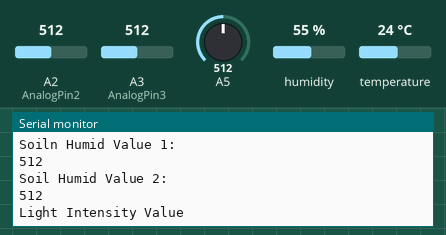
Bench run of a sketch on a simulated Arduino Uno, built with avr-gcc and run on an emulated ATmega328P. Parts: the last lines printed to the serial monitor. The test bench sets the inputs (shaded band); at power-on: A2 (AnalogPin2) = 512, A3 (AnalogPin3) = 512, A5 = 512, humidity 55 %, temperature 24 °C. WiFi joins after 1.5 s; servers stay silent unless stated.

Above: at 3.0 s.
3.1 s: A2 (AnalogPin2) set to 107
At 4.2 s:
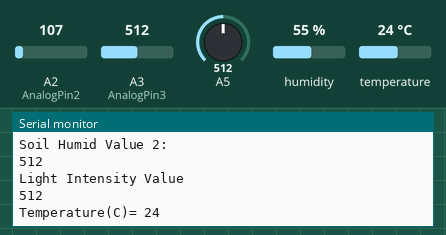
4.6 s: A2 (AnalogPin2) set to 91
At 5.4 s:
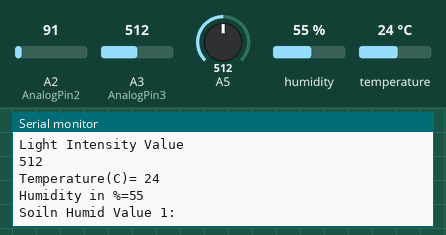
7.6 s: A3 (AnalogPin3) set to 109
At 8.2 s:
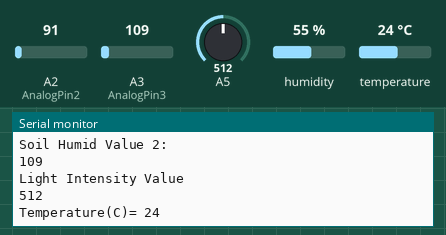
9.1 s: A3 (AnalogPin3) set to 92
At 10.2 s:
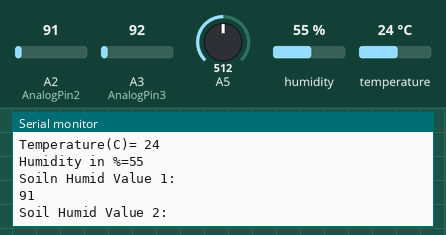
Timing chart, 0 to 12.1 s (numbered marks = the images above; inputs shaded):
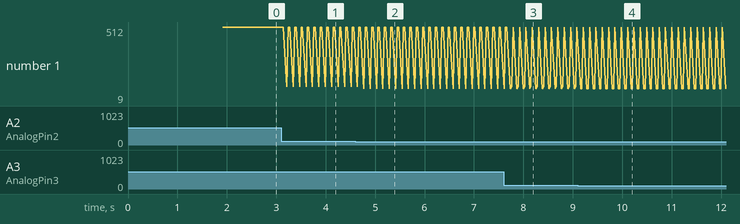

Measured:
- the behaviour switches between 100 and 99 on A2 (AnalogPin2) (found by bisection; images 1 and 2)
- the behaviour switches between 100 and 99 on A3 (AnalogPin3) (found by bisection; images 3 and 4)
- after the input at 3.1 s, the serial monitor: prints a new line after 0.11 s (image 1)
- after the input at 4.6 s, the serial monitor: prints a new line after 0.17 s (image 2)
- after the input at 7.6 s, the serial monitor: prints a new line after 0.17 s (image 3)
- after the input at 9.1 s, the serial monitor: prints a new line after 0.08 s (image 4)
- plotted number 1: 512 → 9 after the input at 9.1 s

The sketch:

Jay_Plant_Care_System.ino
```cpp
#define BLYNK_PRINT Serial
#include <ESP8266_Lib.h>
#include <BlynkSimpleShieldEsp8266.h>

char auth[] = "UuQJaHifpsEw2sQhttNCvlIZ1p4h6zD9";

// Your WiFi credentials.
// Set password to "" for open networks.
char ssid[] = "JGML WiFi";
char pass[] = "29280720mtjm";

#include <SoftwareSerial.h>
SoftwareSerial EspSerial(2, 3); // RX, TX

// Your ESP8266 baud rate:
#define ESP8266_BAUD 115200

ESP8266 wifi(&EspSerial);

// Humid and temperature sensor
#include <dht11.h>
#include <DHT.h>
#define dht_apin A4 // Analog Pin sensor is connected to
dht11 dhtObject;


int temperature;

int humid;

//Soil Sensor 1&2 Declaration
int AnalogPin2 = A2;
int AnalogPin3 = A3;
int SoilMValue1;
int SoilMValue2;

//LDR Sensor
unsigned int LDRValue;

BlynkTimer timer;

void sendSensor()
{
  Blynk.virtualWrite(V0, humid);
  Blynk.virtualWrite(V1, temperature);
  Blynk.virtualWrite(V2, SoilMValue1);
  Blynk.virtualWrite(V3, SoilMValue2);
  Blynk.virtualWrite(V4, LDRValue);

}

void setup()
{
  // Debug console
  Serial.begin(9600);

  // Set ESP8266 baud rate
  EspSerial.begin(ESP8266_BAUD);
  delay(10);

  Blynk.begin(auth, wifi, ssid, pass);

  // Setup a function to be called every second
  timer.setInterval(1000L, sendSensor);

  Serial.println("Jay's Plant Care System\n\n");
}

void loop()
{
 // Humidity and temaperature sensor
 //Temperature
 dhtObject.read(dht_apin);//Temperature
 Serial.print("Temperature(C)= ");
 int temp = dhtObject.temperature;
 Serial.println(temp);
 temperature = temp;
 delay(10);


 //Humidity
 dhtObject.read(dht_apin);//Humidity
 Serial.print("Humidity in %=");
 int humidity = dhtObject.humidity;
 Serial.println(humidity);
 humid = humidity;
 delay(10);

 //Soil Sensor 1
 SoilMValue1 = analogRead(AnalogPin2);
 Serial.println("Soiln Humid Value 1: ");
 Serial.println(SoilMValue1);
 delay(10);

 //Soil Sensor 2
 SoilMValue2 = analogRead(AnalogPin3);
 Serial.println("Soil Humid Value 2: ");
 Serial.println(SoilMValue2);
 delay(10);

 //LDR Sensor
 LDRValue = analogRead(A5);
 Serial.println("Light Intensity Value");
 Serial.println(LDRValue);
 Serial.println("\n\n");//Gap
 delay(10);

  Blynk.run();
  timer.run();

  return(temperature, humid, SoilMValue1, SoilMValue2,LDRValue);
}
```
